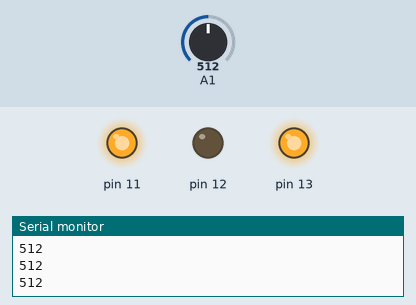
Recording of a sketch running on a simulated Arduino Uno, built with avr-gcc and run on an emulated ATmega328P. Shown: output pins drawn as LEDs (lit = HIGH), the last lines printed to the serial monitor. Inputs (shaded band) come from the test bench; at power-on: A1 = 512.

Above: at 1.2 s.
1.3 s: A1 set to 143
2.8 s: A1 set to 121
At 3.6 s:
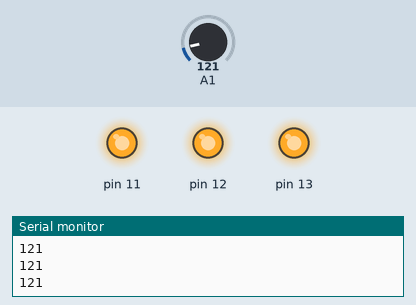
4.3 s: A1 set to 142
At 4.7 s:
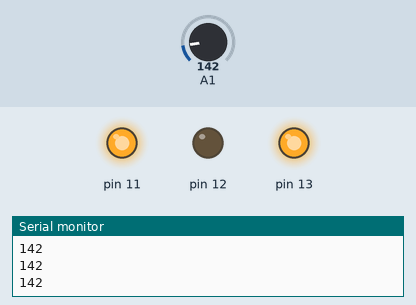
5.8 s: A1 set to 122
At 7.1 s:
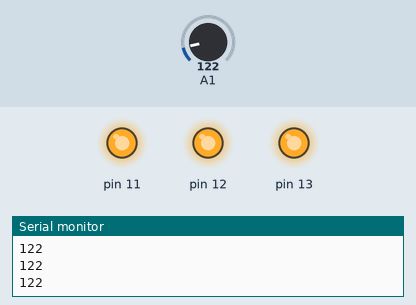
Timing chart, 0 to 8.3 s (numbered marks = the images above; inputs shaded):
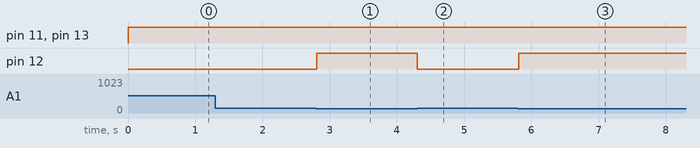

Measured:
- the behaviour switches between 133 and 132 on A1 (found by bisection; images 0 and 1)
- after the input at 2.8 s, pin 12: LOW → HIGH at once
- after the input at 4.3 s, pin 12: HIGH → LOW at once
- after the input at 5.8 s, pin 12: LOW → HIGH at once

The sketch:

LDRSENSORwithMotor.ino
```cpp
void setup()
{
  Serial.begin(9600);
  pinMode(A1, INPUT);
  pinMode(11, OUTPUT);
  pinMode(12, OUTPUT);
  pinMode(13, OUTPUT);
}

void loop()
{
  int ldr = analogRead(A1);
  Serial.println(ldr);
  digitalWrite(11, HIGH);
  if (ldr>132)
  {
   digitalWrite(12, LOW);
   digitalWrite(13, HIGH);
  }
  else
  {
   digitalWrite(12, HIGH);
   digitalWrite(13, HIGH);
  }
}
```
